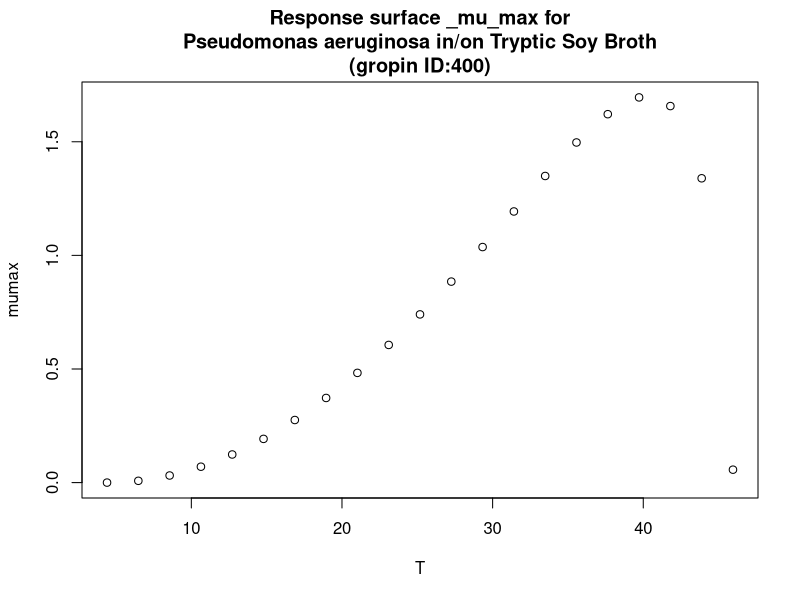

Generate this figure with R:
#############################
# start of Parameter script
#############################
T <- seq(4.4044,45.954045954046,length.out=21)
#############################
# end of Parameter script
#############################
############################# 
# start of Model script Gropin ID 400 
#############################
 
# constant coefficients for this model
 
variables <- data.frame(T)
argumentsPar <- unique.data.frame(expand.grid(variables))
 
# heart of the model
response_surface <- function(T) {
   mumax <-(1.7*(T-46)*((T-4.4)^2))/((40.3-4.4)*((40.3-4.4)*(T-40.3)-(40.3-46)*(40.3+4.4-2*T)))

	return(mumax=mumax)
} 

# output parameters
responseSurface <- cbind(argumentsPar,response_surface(argumentsPar['T']))
colnames(responseSurface) <- c(colnames(argumentsPar),'mumax')
#############################
# End of Model script
#############################
############################# 
# start of Visualisation script Gropin ID 400 
#############################
titleText <-'Response surface _mu_max for
Pseudomonas aeruginosa in/on Tryptic Soy Broth
(gropin ID:400)'
plot(T,responseSurface$'mumax',xlab='T',
                          ylab='mumax',main=titleText)
#############################
# End of Visualisation script
#############################
